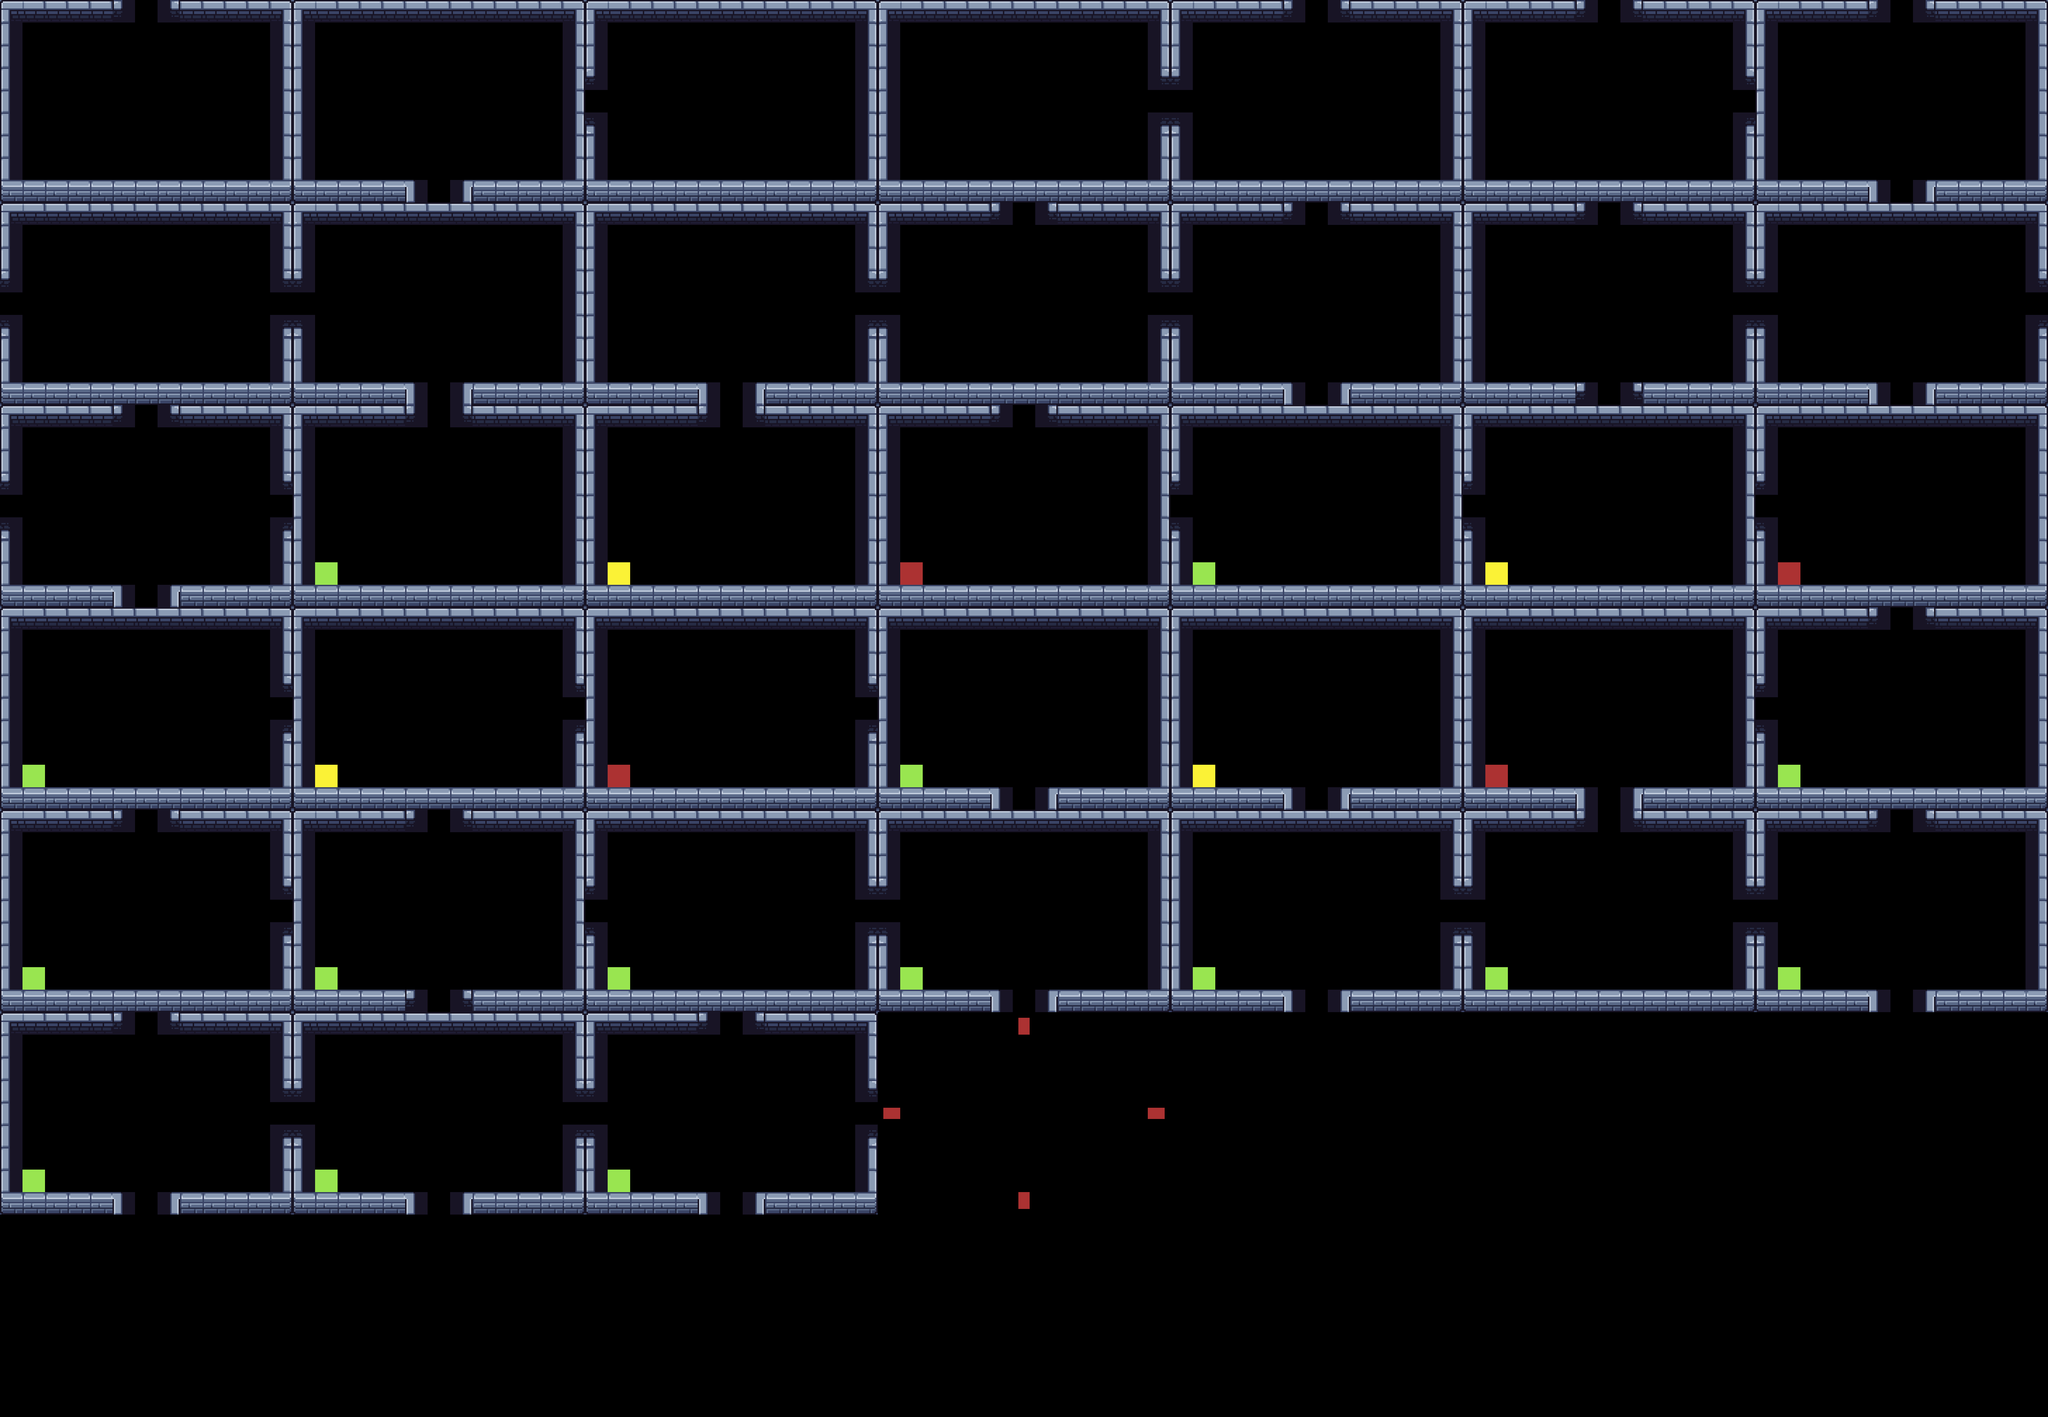

This game map was drawn from its Tiled (.tmx) file and the tilesets committed beside it. A one-line description and the trimmed map source follow:
An orthogonal 91x63 tile map with 64x64 px tiles, 39 tile layers (U, D, L, R, ...) and 137 objects (114x trap, 19x Imp, 4x Minotaur).

<map version="1.10" tiledversion="1.10.2" orientation="orthogonal" renderorder="right-down" width="91" height="63" tilewidth="64" tileheight="64" infinite="0" nextlayerid="63" nextobjectid="163">
 <tileset firstgid="1" source="walls.tsx" />
 <objectgroup id="54" name="U_Enemy">
  <object id="2" name="Imp" x="356" y="212">
   <point />
  </object>
  <object id="153" name="trap" x="612.667" y="163.333">
   <point />
  </object>
  <object id="154" name="trap" x="600.667" y="360.667">
   <point />
  </object>
  <object id="155" name="trap" x="400" y="422.667">
   <point />
  </object>
  <object id="156" name="trap" x="188" y="314">
   <point />
  </object>
  <object id="157" name="trap" x="163.333" y="188.667">
   <point />
  </object>
  <object id="158" name="trap" x="155.333" y="425.333">
   <point />
  </object>
 </objectgroup>
 <layer id="2" name="U" width="91" height="63">
  <data>[5733 cells, 39 non-empty, 10 distinct tile ids]</data>
 </layer>
 <objectgroup id="57" name="D_Enemy">
  <object id="3" name="Imp" x="1228" y="300">
   <point />
  </object>
  <object id="145" name="trap" x="1406.67" y="203.333">
   <point />
  </object>
  <object id="146" name="trap" x="1153.33" y="184">
   <point />
  </object>
  <object id="147" name="trap" x="1100" y="382">
   <point />
  </object>
  <object id="148" name="trap" x="1448.67" y="396">
   <point />
  </object>
  <object id="149" name="trap" x="1526" y="276.667">
   <point />
  </object>
  <object id="150" name="trap" x="1004" y="223.333">
   <point />
  </object>
  <object id="151" name="trap" x="1069.33" y="120">
   <point />
  </object>
  <object id="152" name="trap" x="961.333" y="405.333">
   <point />
  </object>
 </objectgroup>
 <layer id="3" name="D" width="91" height="63">
  <data>[5733 cells, 39 non-empty, 10 distinct tile ids]</data>
 </layer>
 <objectgroup id="55" name="L_Enemy">
  <!-- 121 objects omitted --></objectgroup>
 <layer id="4" name="L" width="91" height="63">
  <data>[5733 cells, 39 non-empty, 10 distinct tile ids]</data>
 </layer>
 <objectgroup id="56" name="R_Enemy">
  <!-- 114 objects omitted --></objectgroup>
 <layer id="5" name="R" width="91" height="63">
  <data>[5733 cells, 39 non-empty, 10 distinct tile ids]</data>
 </layer>
 <objectgroup id="53" name="UL_Enemy">
  <!-- 104 objects omitted --></objectgroup>
 <layer id="6" name="UL" width="91" height="63">
  <data>[5733 cells, 38 non-empty, 11 distinct tile ids]</data>
 </layer>
 <objectgroup id="52" name="UR_Enemy">
  <!-- 93 objects omitted --></objectgroup>
 <layer id="7" name="UR" width="91" height="63">
  <data>[5733 cells, 38 non-empty, 11 distinct tile ids]</data>
 </layer>
 <objectgroup id="51" name="UD_Enemy">
  <!-- 86 objects omitted --></objectgroup>
 <layer id="8" name="UD" width="91" height="63">
  <data>[5733 cells, 38 non-empty, 12 distinct tile ids]</data>
 </layer>
 <objectgroup id="50" name="LR_Enemy">
  <!-- 77 objects omitted --></objectgroup>
 <layer id="9" name="LR" width="91" height="63">
  <data>[5733 cells, 38 non-empty, 12 distinct tile ids]</data>
 </layer>
 <objectgroup id="49" name="LD_Enemy">
  <!-- 66 objects omitted --></objectgroup>
 <layer id="10" name="LD" width="91" height="63">
  <data>[5733 cells, 38 non-empty, 12 distinct tile ids]</data>
 </layer>
 <objectgroup id="48" name="RD_Enemy">
  <!-- 57 objects omitted --></objectgroup>
 <layer id="11" name="RD" width="91" height="63">
  <data>[5733 cells, 38 non-empty, 12 distinct tile ids]</data>
 </layer>
 <objectgroup id="47" name="ULR_Enemy">
  <!-- 49 objects omitted --></objectgroup>
 <layer id="12" name="ULR" width="91" height="63">
  <data>[5733 cells, 37 non-empty, 12 distinct tile ids]</data>
 </layer>
 <objectgroup id="46" name="ULD_Enemy">
  <!-- 42 objects omitted --></objectgroup>
 <layer id="13" name="ULD" width="91" height="63">
  <data>[5733 cells, 37 non-empty, 13 distinct tile ids]</data>
 </layer>
 <objectgroup id="45" name="URD_Enemy">
  <!-- 33 objects omitted --></objectgroup>
 <layer id="14" name="URD" width="91" height="63">
  <data>[5733 cells, 37 non-empty, 11 distinct tile ids]</data>
 </layer>
 <objectgroup id="44" name="LRD_Enemy">
  <!-- 24 objects omitted --></objectgroup>
 <layer id="15" name="LRD" width="91" height="63">
  <data>[5733 cells, 37 non-empty, 14 distinct tile ids]</data>
 </layer>
 <objectgroup id="43" name="ULRD_Enemy">
  <!-- 14 objects omitted --></objectgroup>
 <layer id="16" name="ULRD" width="91" height="63">
  <data>[5733 cells, 36 non-empty, 14 distinct tile ids]</data>
 </layer>
 <layer id="17" name="U-S" width="91" height="63">
  <data>[5733 cells, 40 non-empty, 11 distinct tile ids]</data>
 </layer>
 <layer id="18" name="U-I" width="91" height="63">
  <data>[5733 cells, 40 non-empty, 11 distinct tile ids]</data>
 </layer>
 <objectgroup id="58" name="U-B_Enemy">
  <!-- 5 objects omitted --></objectgroup>
 <layer id="19" name="U-B" width="91" height="63">
  <data>[5733 cells, 40 non-empty, 11 distinct tile ids]</data>
 </layer>
 <layer id="20" name="L-S" width="91" height="63">
  <data>[5733 cells, 40 non-empty, 11 distinct tile ids]</data>
 </layer>
 <layer id="21" name="L-I" width="91" height="63">
  <data>[5733 cells, 40 non-empty, 11 distinct tile ids]</data>
 </layer>
 <objectgroup id="59" name="L-B_Enemy">
  <!-- 4 objects omitted --></objectgroup>
 <layer id="22" name="L-B" width="91" height="63">
  <data>[5733 cells, 40 non-empty, 11 distinct tile ids]</data>
 </layer>
 <layer id="23" name="R-S" width="91" height="63">
  <data>[5733 cells, 40 non-empty, 11 distinct tile ids]</data>
 </layer>
 <layer id="24" name="R-I" width="91" height="63">
  <data>[5733 cells, 40 non-empty, 11 distinct tile ids]</data>
 </layer>
 <objectgroup id="60" name="R-B_Enemy">
  <!-- 2 objects omitted --></objectgroup>
 <layer id="25" name="R-B" width="91" height="63">
  <data>[5733 cells, 40 non-empty, 11 distinct tile ids]</data>
 </layer>
 <layer id="26" name="D-S" width="91" height="63">
  <data>[5733 cells, 40 non-empty, 11 distinct tile ids]</data>
 </layer>
 <layer id="27" name="D-I" width="91" height="63">
  <data>[5733 cells, 40 non-empty, 11 distinct tile ids]</data>
 </layer>
 <objectgroup id="61" name="D-B_Enemy">
  <!-- 1 objects omitted --></objectgroup>
 <layer id="28" name="D-B" width="91" height="63">
  <data>[5733 cells, 40 non-empty, 11 distinct tile ids]</data>
 </layer>
 <layer id="29" name="UL-S" width="91" height="63">
  <data>[5733 cells, 39 non-empty, 12 distinct tile ids]</data>
 </layer>
 <layer id="30" name="UR-S" width="91" height="63">
  <data>[5733 cells, 39 non-empty, 12 distinct tile ids]</data>
 </layer>
 <layer id="31" name="UD-S" width="91" height="63">
  <data>[5733 cells, 39 non-empty, 11 distinct tile ids]</data>
 </layer>
 <layer id="32" name="LR-S" width="91" height="63">
  <data>[5733 cells, 39 non-empty, 13 distinct tile ids]</data>
 </layer>
 <layer id="33" name="LD-S" width="91" height="63">
  <data>[5733 cells, 39 non-empty, 13 distinct tile ids]</data>
 </layer>
 <layer id="34" name="RD-S" width="91" height="63">
  <data>[5733 cells, 39 non-empty, 13 distinct tile ids]</data>
 </layer>
 <layer id="35" name="ULR-S" width="91" height="63">
  <data>[5733 cells, 38 non-empty, 13 distinct tile ids]</data>
 </layer>
 <layer id="36" name="ULD-S" width="91" height="63">
  <data>[5733 cells, 38 non-empty, 14 distinct tile ids]</data>
 </layer>
 <layer id="37" name="URD-S" width="91" height="63">
  <data>[5733 cells, 38 non-empty, 14 distinct tile ids]</data>
 </layer>
 <layer id="38" name="LRD-S" width="91" height="63">
  <data>[5733 cells, 38 non-empty, 15 distinct tile ids]</data>
 </layer>
 <layer id="39" name="ULRD-S" width="91" height="63">
  <data>[5733 cells, 37 non-empty, 15 distinct tile ids]</data>
 </layer>
 <layer id="42" name="doors" width="91" height="63">
  <data>[5733 cells, 4 non-empty, 4 distinct tile ids]</data>
 </layer>
</map>
<!-- 121 of 137 objects omitted -->
